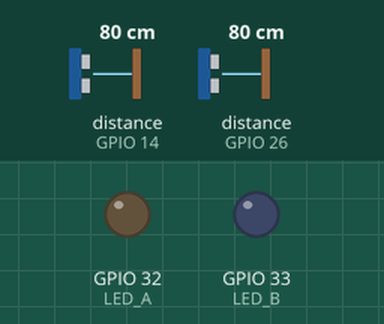
Bench run of a sketch on a simulated ESP32. Parts: output pins drawn as LEDs (lit = HIGH). Wiring (inferred from the names in the program): 2 × ultrasonic range finder: trigger GPIO 25, echo GPIO 26 / trigger GPIO 27, echo GPIO 14. The inputs (shaded band) are chosen by the test bench; at power-on: distance to the obstacle (sensors on GPIO 14, GPIO 26) 80 cm. The echo pulse lasts 58.3 µs per cm; WiFi joins after 1.5 s; servers stay silent unless stated; uploads are accepted with an empty reply; pins used as bus, display or sensor lines are not drawn; what the sketch prints to the serial monitor is not drawn.

Above: at 2.9 s.
3.0 s: distance to the obstacle (sensor on GPIO 14) set to 23 cm
8.8 s: distance to the obstacle (sensor on GPIO 14) set to 19 cm
At 13.7 s:
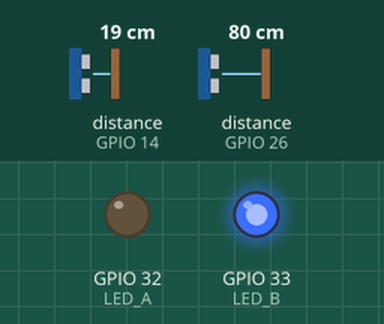
14.6 s: distance to the obstacle (sensor on GPIO 26) set to 23 cm
20.4 s: distance to the obstacle (sensor on GPIO 26) set to 18 cm
At 23.9 s:
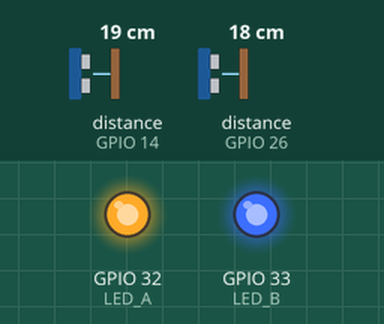
26.2 s: distance to the obstacle (sensor on GPIO 14) set to 35 cm
At 29.7 s:
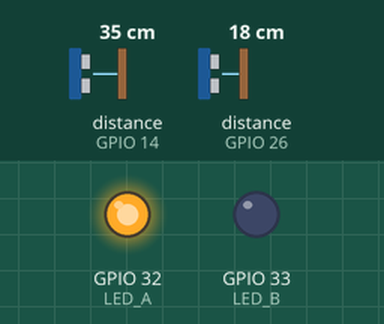
32.0 s: distance to the obstacle (sensor on GPIO 14) set to 2 cm
At 33.7 s:
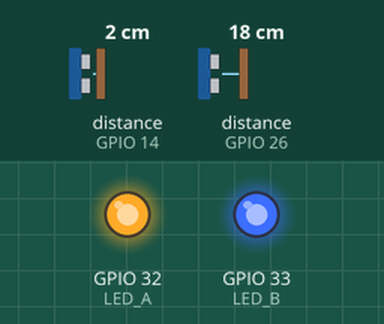
Timing chart, 0 to 35.2 s (numbered marks = the images above; inputs shaded):
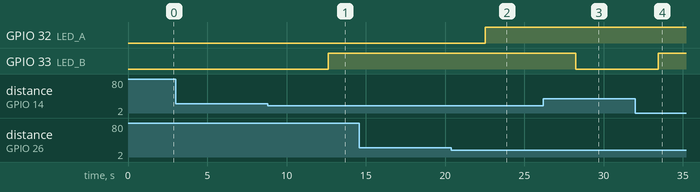

The sketch:

node-sensor.ino
```cpp
/**
 * Parking Intelligent — Sketch nœud capteur (réutilisé pour #2 et #3)
 *
 * Rôle :
 *  - Mesure 2 places via HC-SR04A
 *  - Allume les LEDs locales si occupées
 *  - POST l'état vers /api/spot/{id}
 *
 * Pour flasher un nœud précis, modifiez la section CONFIGURATION ci-dessous :
 *   - NODE_ID : "node-2" ou "node-3"
 *   - SPOT_ID_A / SPOT_ID_B : (3,4) pour node-2 ; (5,6) pour node-3
 *
 * Dépendances Arduino : WiFi, HTTPClient, ArduinoJson
 */

#include <WiFi.h>
#include <HTTPClient.h>
#include <ArduinoJson.h>

// ============================================================
// CONFIGURATION — À MODIFIER avant flash
// ============================================================
const char* WIFI_SSID     = "YKS_0221";
const char* WIFI_PASSWORD = "smartParking";
const char* SERVER_URL    = "http://192.168.137.1:3000"; // IP du PC sur le hotspot, sans slash final
const char* API_KEY       = "d62793cc0e30009e4bfe4d81448741264ffd95005bacfd86235944184ab2a0fe";

// >>> Spécifique à chaque nœud — décommenter le bon bloc <<<

// --- Nœud #2 ---
// const char* NODE_ID  = "node-2";
// const int SPOT_ID_A  = 3;
// const int SPOT_ID_B  = 4;

// --- Nœud #3 ---
const char* NODE_ID  = "node-3";
const int SPOT_ID_A  = 5;
const int SPOT_ID_B  = 6;

// ============================================================
// CÂBLAGE GPIO — identique sur tous les nœuds capteurs
// voir esp32/README.md pour le schéma de câblage
// ============================================================
#define TRIG_A 25
#define ECHO_A 26
#define TRIG_B 27
#define ECHO_B 14

#define LED_A 32
#define LED_B 33

// ============================================================
// PARAMÈTRES MÉTIER
// ============================================================
const float DISTANCE_THRESHOLD_CM = 20.0;   // < seuil = voiture présente
const unsigned long LOOP_DELAY_MS = 4500;   // intervalle global du loop

// ============================================================
// SETUP
// ============================================================
void setup() {
    Serial.begin(115200);
    delay(200);
    Serial.printf("\n[%s] Boot capteur\n", NODE_ID);

    pinMode(TRIG_A, OUTPUT); pinMode(ECHO_A, INPUT);
    pinMode(TRIG_B, OUTPUT); pinMode(ECHO_B, INPUT);
    pinMode(LED_A, OUTPUT);  digitalWrite(LED_A, LOW);
    pinMode(LED_B, OUTPUT);  digitalWrite(LED_B, LOW);

    connectWifi();
}

// ============================================================
// WIFI
// ============================================================
void connectWifi() {
    WiFi.mode(WIFI_STA);
    WiFi.begin(WIFI_SSID, WIFI_PASSWORD);
    Serial.print("[WiFi] connexion");
    unsigned long start = millis();
    while (WiFi.status() != WL_CONNECTED && millis() - start < 15000) {
        delay(500);
        Serial.print(".");
    }
    if (WiFi.status() == WL_CONNECTED) {
        Serial.printf("\n[WiFi] OK %s\n", WiFi.localIP().toString().c_str());
    } else {
        Serial.println("\n[WiFi] echec — retry au prochain envoi");
    }
}

// ============================================================
// CAPTEURS
// ============================================================
float measureDistance(int trigPin, int echoPin) {
    digitalWrite(trigPin, LOW);
    delayMicroseconds(2);
    digitalWrite(trigPin, HIGH);
    delayMicroseconds(10);
    digitalWrite(trigPin, LOW);
    long duration = pulseIn(echoPin, HIGH, 30000); // timeout 30 ms
    if (duration == 0) return -1.0;
    return (duration * 0.034) / 2.0;
}

// ============================================================
// API — POST état d'une place
// ============================================================
void postSpotStatus(int spotId, bool occupied, float distance) {
    if (WiFi.status() != WL_CONNECTED) connectWifi();
    if (WiFi.status() != WL_CONNECTED) return;

    HTTPClient http;
    String url = String(SERVER_URL) + "/api/spot/" + String(spotId);
    http.begin(url);
    http.addHeader("Content-Type", "application/json");
    http.addHeader("X-API-Key", API_KEY);

    StaticJsonDocument<200> doc;
    doc["occupied"]    = occupied;
    doc["distance_cm"] = distance;
    doc["esp32_id"]    = NODE_ID;
    String payload;
    serializeJson(doc, payload);

    int code = http.POST(payload);
    Serial.printf("[POST] place %d %s (%.1f cm) HTTP %d\n",
                  spotId, occupied ? "OCCUPEE" : "LIBRE", distance, code);
    http.end();
}

// ============================================================
// LOOP
// ============================================================
void loop() {
    // ---- Place A
    float dA = measureDistance(TRIG_A, ECHO_A);
    bool occA = (dA > 0 && dA < DISTANCE_THRESHOLD_CM);
    digitalWrite(LED_A, occA ? HIGH : LOW);
    postSpotStatus(SPOT_ID_A, occA, dA);
    delay(300);

    // ---- Place B
    float dB = measureDistance(TRIG_B, ECHO_B);
    bool occB = (dB > 0 && dB < DISTANCE_THRESHOLD_CM);
    digitalWrite(LED_B, occB ? HIGH : LOW);
    postSpotStatus(SPOT_ID_B, occB, dB);

    delay(LOOP_DELAY_MS);
}
```

Measured:
- the behaviour switches between 21 and 20 cm on distance to the obstacle (sensor on GPIO 14) (found by bisection; images 0 and 1)
- the behaviour switches between 21 and 20 cm on distance to the obstacle (sensor on GPIO 26) (found by bisection; images 1 and 2)
- after the input at 3.0 s, every drawn part: stays the same
- after the input at 8.8 s, GPIO 33 (LED_B): LOW → HIGH after 3.8 s
- after the input at 14.6 s, every drawn part: stays the same
- after the input at 20.4 s, GPIO 32 (LED_A): LOW → HIGH after 2.1 s
- after the input at 26.2 s, GPIO 33 (LED_B): HIGH → LOW after 2.0 s
- after the input at 32.0 s, GPIO 33 (LED_B): LOW → HIGH after 1.4 s
